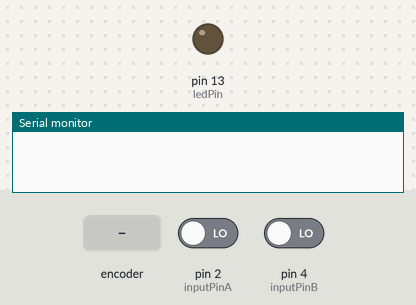
A sketch run on a simulated Arduino Uno, built with avr-gcc and run on an emulated ATmega328P. Parts: output pins drawn as LEDs (lit = HIGH), the last lines printed to the serial monitor. Dashed ring = blinking. The test bench sets the inputs (shaded band); at power-on: pin 2 (inputPinA) LOW, pin 4 (inputPinB) LOW. Pins used as bus, display or sensor lines are not drawn.

Above: at 1.2 s.
1.3 s: rotary encoder on pin 2 (inputPinA) / pin 4 (inputPinB) turned 3 steps (first pin leading)
At 1.42 s:
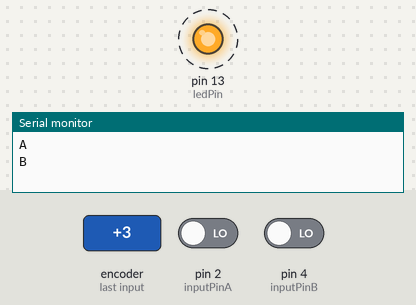
At 2.2 s:
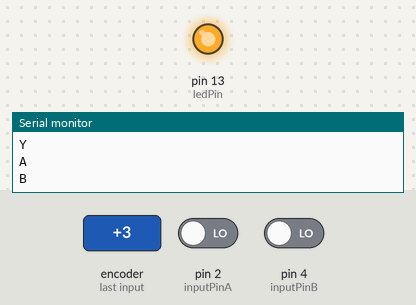
Timing chart, 0 to 4.3 s (numbered marks = the images above; inputs shaded):
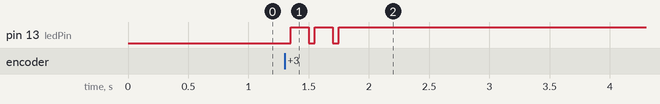

Measured:
- after the input at 1.3 s, pin 13 (ledPin): alternates HIGH for 0.15 s and LOW for 0.05 s, 5 changes in all, then stays HIGH, starting after 0.05 s

The sketch:

pir.ino
```cpp
/*
 * PIR sensor tester
 */

int ledPin = 13;                // choose the pin for the LED
int inputPinA = 2;               // choose the input pin (for PIR sensor)
int powerPinA = 3;
int inputPinB = 4;
int powerPinB = 5;

int pirStateA = LOW;
int pirStateB = LOW;
int valA = 0;                    // variable for reading the pin status
int valB = 0;

void setup() {
  pinMode(ledPin, OUTPUT);      // declare LED as output
  pinMode(inputPinA, INPUT);     // declare sensor as input
  pinMode(powerPinA, OUTPUT);
  pinMode(inputPinB, INPUT);
  pinMode(powerPinB, OUTPUT);
  digitalWrite(powerPinA, HIGH);
  digitalWrite(powerPinB, HIGH);
  Serial.begin(9600);
}

void loop(){
  valA = digitalRead(inputPinA);  // read input value A
  valB = digitalRead(inputPinB); //
//  Serial.println(valB);
  if (valA == HIGH) {            // check if the input is HIGH
    digitalWrite(ledPin, HIGH);  // turn LED ON
    if (pirStateA == LOW) {
      // we have just turned on
      Serial.println("A");
      // We only want to print on the output change, not state
      pirStateA = HIGH;
    }
  }
  if (valA == LOW) {
    digitalWrite(ledPin, LOW); // turn LED OFF
    if (pirStateA == HIGH){
      // we have just turned of
      Serial.println("Z");
      // We only want to print on the output change, not state
      pirStateA = LOW;
    }
  }

  if (valB == HIGH) {            // check if the input is HIGH
    if (pirStateB == LOW) {
      // we have just turned on
      Serial.println("B");
      // We only want to print on the output change, not state
      pirStateB = HIGH;
    }
  }
  if (valB == LOW) {
    if (pirStateB == HIGH){
      // we have just turned of
      Serial.println("Y");
      // We only want to print on the output change, not state
      pirStateB = LOW;
    }
  }
}
```
